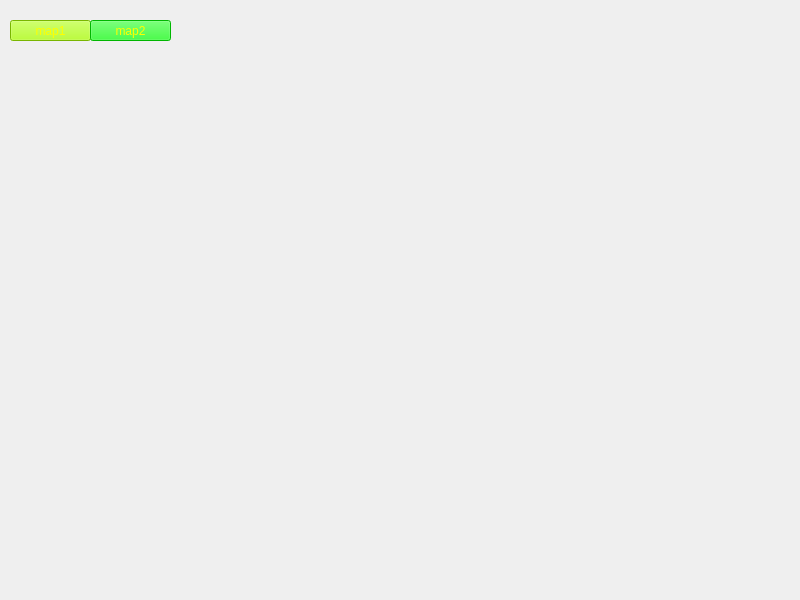
<?xml version="1.0" encoding="UTF-8"?>
<ui version="4.0">
 <class>youxi</class>
 <widget class="QMainWindow" name="youxi">
  <property name="geometry">
   <rect>
    <x>0</x>
    <y>0</y>
    <width>800</width>
    <height>600</height>
   </rect>
  </property>
  <property name="windowTitle">
   <string>MainWindow</string>
  </property>
  <widget class="QWidget" name="centralwidget">
   <widget class="QPushButton" name="pushButton">
    <property name="geometry">
     <rect>
      <x>10</x>
      <y>20</y>
      <width>81</width>
      <height>21</height>
     </rect>
    </property>
    <property name="styleSheet">
     <string notr="true">color: rgb(170, 255, 0);
background-color: rgb(170, 255, 0);
color: rgb(255, 255, 0);
background-color: rgb(170, 255, 0);</string>
    </property>
    <property name="text">
     <string>map1</string>
    </property>
   </widget>
   <widget class="QPushButton" name="pushButton_2">
    <property name="geometry">
     <rect>
      <x>90</x>
      <y>20</y>
      <width>81</width>
      <height>21</height>
     </rect>
    </property>
    <property name="styleSheet">
     <string notr="true">color: rgb(255, 255, 0);
background-color: rgb(0, 255, 0);</string>
    </property>
    <property name="text">
     <string>map2</string>
    </property>
   </widget>
  </widget>
 </widget>
 <resources/>
 <connections/>
</ui>
